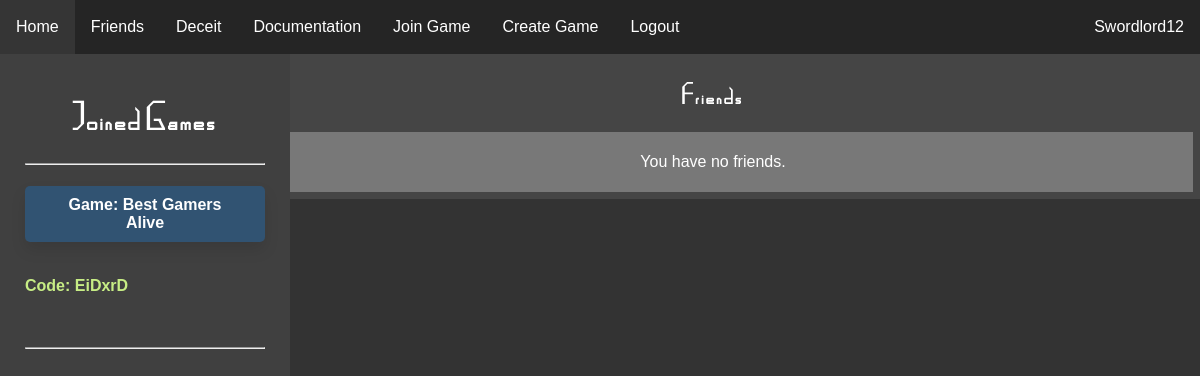
Screenshot of / (signed in) with the database file from the repository.
### website/models.py (models this page shows)
class User(db.Model, UserMixin):
    id = db.Column(db.Integer, primary_key=True)
    email = db.Column(db.String(150), unique=True)
    password = db.Column(db.String(150))
    username = db.Column(db.String(150))
    pfp = db.Column(db.String(50))
    admin = db.Column(db.String(50))

class Game(db.Model):
    id = db.Column(db.Integer, primary_key=True)
    game_name = db.Column(db.String(25))
    is_started = db.Column(db.String(5))
    code = db.Column(db.String(10), unique=True)
    host = db.Column(db.Integer, db.ForeignKey('user.id'))
    draft_pos = db.Column(db.Integer)
    ticker = db.Column(db.Integer)

### website/views.py (the view)
@views.route('/', methods=["GET", "POST"])
@login_required
def home():
    game = []
    friends = []
    for games in db.session.query(GamesJoined).filter_by(user = current_user.id):
        id = games.game
        for filtered in db.session.query(Game).filter_by(id = id):
            links = (filtered, url_for('rooms.room', game_id=id))
            game.append(links)
    friends1 = db.session.query(Friends).filter_by(user1=current_user.id)
    friends2 = db.session.query(Friends).filter_by(user2=current_user.id)
    for friend in friends1:
        print('worked')
        add = db.session.query(User).filter_by(id=friend.user2).first()
        friends.append(add)
    for friend in friends2:
        add = db.session.query(User).filter_by(id=friend.user1).first()
        friends.append(add)
    return render_template("home.html", friends=friends, user=current_user, games_joined = game)

### website/templates/home.html (shortened to what this page needs)
{% extends "base.html" %} {% block title %}Home{% endblock %}
{% block content %}
<br/>
<head>
    <link rel="stylesheet" type="text/css" href="/static/css/home.css" />
</head>
<body style="overflow:hidden">
    <div class="left-sidebar">
    {% if games_joined != [] %}
    {% set counter = 0 %}
    <div id="game_list">
        <h1 style="text-align: center;">Joined Games</h1>
    <hr>
    {% for game in games_joined %}
        {% set counter = counter+1 %}
        <h2 class="home-heading"><a class="game-link" id="game_headings{{counter}}" href={{game[1]}}>Game: {{ game[0].game_name }}</a></h2> <h4 class="game-code">Code: {{ game[0].code }}</h4> <br/>
    <hr>
    {% endfor %}
    {% else %}
        <h1>No games joined currently. Join one <a class="join-here">here</a></h1>
    {% endif %}
    <br/>
    <br/>
    <br/>
    <br/>
    <br/>
    <br/>
    </div>
    </div>
    <article class="friends">
        <h1 class="friends_title"><a class = "game-link" href="{{url_for('profiles.friends')}}">Friends</a></h1>
        {% for friend in friends %}
            <article class="individual">
                <div class="box" style="background-image:url({{friend.pfp}})"></div>
                <p style="display:inline-block">
                    <a class="game-link" style="display:inline-block" href="{{url_for('profiles.profile', user_id=friend.id)}}">{{friend.username}}</a>
                </p>
            </article>
        {% else %}
            <article class="individual">
                <p>You have no friends.</p>
            </article>
        {% endfor %}
    </article>
</body>
{% endblock %}

### website/templates/base.html (shortened to what this page needs)
<!DOCTYPE html>
<html lang="en">
<head>
    <link rel="stylesheet" type="text/css" href="/static/css/main.css" />
</head>
<body>
    <ul class="navbar">
      {% if user.is_authenticated %}
      <li><a class="nav-item nav-link" id="home" href="/">Home</a></li>
      <li><a class="nav-item nav-link" id="friends" href="/user/friends">Friends</a></li>
      <li><a class="nav-item nav-link" id="deceit" href="/deceit">Deceit</a></li>
      <li><a class="nav-item nav-link" id="docs" href="/docs/">Documentation</a></li>
      <li><a class="nav-item nav-link" id="join_game" href="/join-game">Join Game</a></li>
      <li><a class="nav-item nav-link" id="create_game" href="/create-game">Create Game</a></li>
      <li><a class="nav-item nav-link" id="logout" href="/logout">Logout</a></li>
      <li><a class="nav-user nav-link" id="user_link" href="{{url_for('profiles.profile', user_id=user.id)}}">{{ user.username }}</a></li>
      {% else %}
      <li><a class="nav-item nav-link" id="login" href="/login">Login</a></li>
      <li><a class="nav-item nav-link" id="signUp" href="/sign-up">Sign Up</a></li>
      {% endif %}
    </ul>
    <div id="main_div">
    <div class="container">
        {% block content %}
        {% endblock %}
    </div>
    </div>
</body>
</html>

### website/static/css/main.css (style rules this page uses)
#main_div { margin-top: 30px; padding: 20px; }
.game-link { text-decoration: none; color: white; }
h1 { font-family: MapGame; letter-spacing: 2px; }
body { margin: 0px; background-color: #333333; color: white; }
.navbar { list-style-type: none; margin: 0; padding: 0; overflow: hidden; background-color: #252525; position: fixed; top: 0; width: 100%; }
.nav-item { float: left; }
.nav-user { float:right; }
.nav-link { display: block; color: white; text-align: center; padding: 18px 16px; text-decoration: none; }
html { font-family: Arial, Helvetica, sans-serif; }

### website/static/css/home.css (style rules this page uses)
#main_div { margin-top: 36px; padding: 0px; }
.left-sidebar { width: 20%; height: 100%; padding: 25px; background-color: #404040; position: absolute; overflow-y: scroll; }
.home-heading { background-color: #315372; border: none; color: white; padding: 10px 32px; text-align: center; text-decoration: none; display: inline-block; font-size: 16px; border-radius: 5px; transition-duration: 0.4s; box-shadow: 0px 8px 15px rgba(0, 0, 0, 0.1); cursor: pointer; }
.game-code { color: #C7ED85; border-bottom: 2px black; padding-bottom: 5px; }
.friends { margin: 0; padding: 7px; background-color: #454545; width: 80%; height: 100%; float: right; text-align: center; }
.friends_title { font-weight: 700 }
.individual { padding-top: 5px; margin-top: 5px; padding-left: 3px; padding-bottom: 5px; padding-right: 3px; background-color: #787878; text-align: center; }

### rows the page displays
User: username "Swordlord12"
Game: game_name "Best Gamers Alive", code "EiDxrD"
